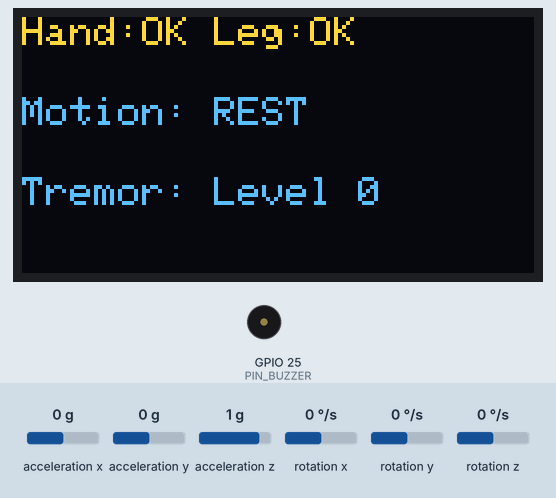
Recording of a sketch running on a simulated ESP32. On the bench: 128×64 one-colour display, buzzer (waves = sounding, pin HIGH). Wiring (inferred from the names in the program): MPU-6050 motion sensor at I2C address 0x68; MPU-6050 motion sensor at I2C address 0x69. The test bench sets the inputs (shaded band); at power-on: rotation x 0 °/s, rotation y 0 °/s, acceleration x 0 g, acceleration y 0 g, acceleration z 1 g, rotation z 0 °/s. The OLED is the two-colour kind (top 16 rows yellow); WiFi joins after 1.5 s; servers stay silent unless stated; uploads are accepted with an empty reply; what the sketch prints to the serial monitor is not drawn.

Above: at 3.3 s.
3.4 s: rotation x set to -192 °/s
At 4.2 s:
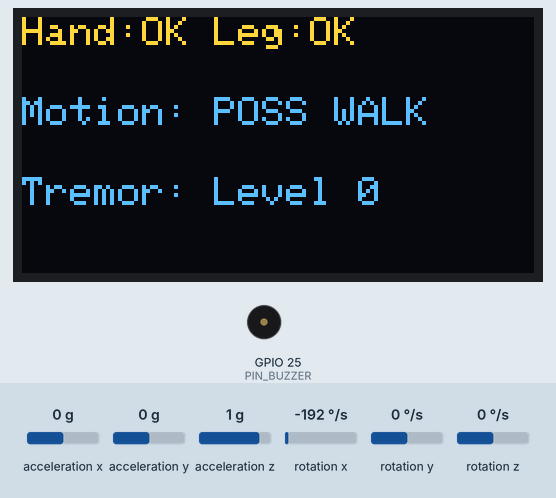
6.4 s: rotation x set to 0 °/s
At 7.7 s:
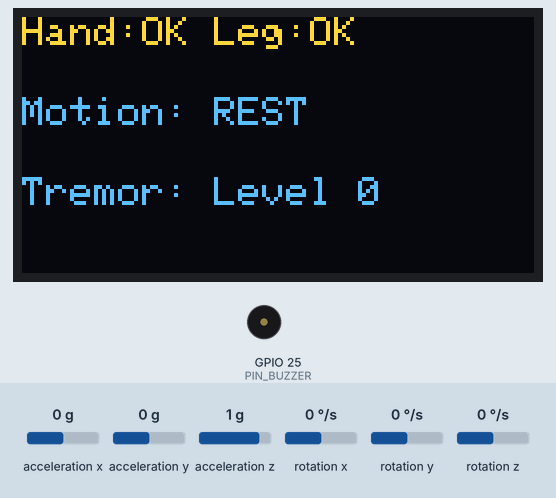
8.3 s: rotation y set to -192 °/s
At 11.2 s:
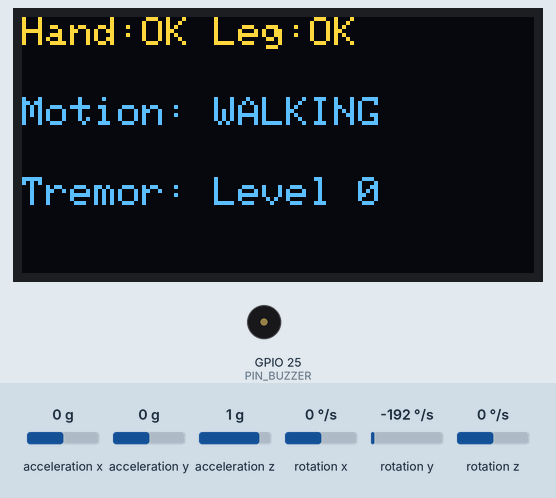
11.3 s: rotation y set to 0 °/s
At 13.0 s:
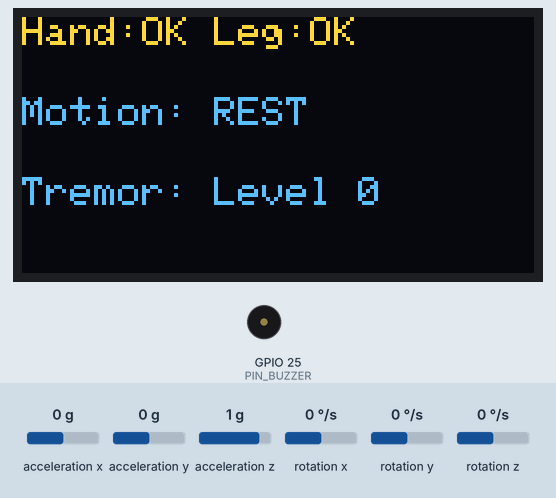
13.5 s: rotation x set to -100 °/s
At 14.8 s:
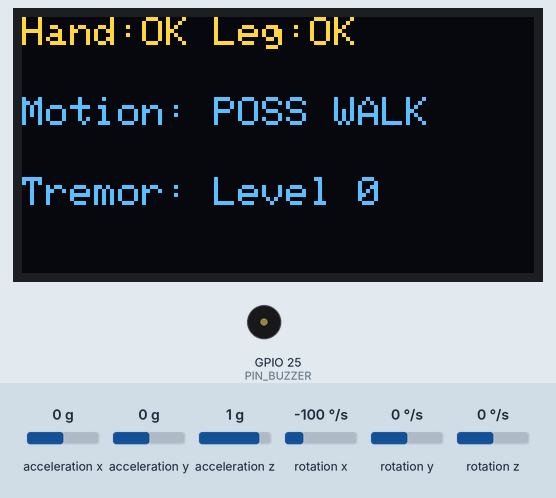
Timing chart, 0 to 16.5 s (numbered marks = the images above; inputs shaded):
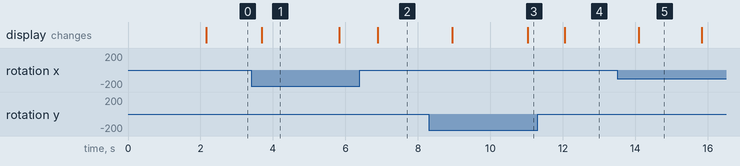

Measured:
- after the input at 3.4 s, the display: changes after 0.29 s (image 1)
- after the input at 6.4 s, the display: changes after 0.49 s (image 2)
- after the input at 8.3 s, the display: first changes after 0.65 s (image 3 shows a later state)
- after the input at 11.3 s, the display: changes after 0.76 s (image 4)
- after the input at 13.5 s, the display: changes after 0.60 s (image 5)
- what the display in image 1 shows lasts 2.1 s, from 3.7 s to 5.8 s
- what the display in image 5 shows lasts 1.7 s, from 14.1 s to 15.8 s

The sketch:

firmware.ino
```cpp
#include <Arduino.h>
#include "Config.h"
#include "Logger.h"
#include "SystemState.h"
#include "SensorManager.h"
#include "DetectionManager.h"
#include "DisplayManager.h"
#include "BuzzerController.h"
#include "ApiClient.h"
SystemState systemState;
SensorManager sensorManager(&systemState);
DetectionManager detectionManager(&systemState);
DisplayManager displayManager(&systemState);
BuzzerController buzzerController(&systemState);
ApiClient apiClient(&systemState);
void setup() {
    Logger::init();
    Logger::info("Starting Parkinson's Monitoring System ESP32 Firmware...");
    Config::init();

    sensorManager.init();
    detectionManager.init();
    displayManager.init();
    buzzerController.init();
    apiClient.init();

    Logger::info("Setup complete. Entering main loop.");
}
void loop() {
    sensorManager.update();
    detectionManager.update();
    displayManager.update();
    buzzerController.update();

    apiClient.update();
    delay(10);
}
```

ApiClient.cpp
```cpp
#include "ApiClient.h"
#include "Config.h"
#include "Logger.h"

ApiClient::ApiClient(SystemState* state)
    : systemState(state), lastWifiCheckTime(0), lastHeartbeatTime(0),
      inTremorEvent(false), tremorStartTime(0), currentStartLevel(0), currentMaxLevel(0),
      inFogEvent(false), fogStartTime(0) {
}

void ApiClient::init() {
    Logger::info("Initializing ApiClient...");
    WiFi.mode(WIFI_STA);
    connectWiFi();
    Logger::info("ApiClient initialization complete.");
}

void ApiClient::connectWiFi() {
    String ssid = Config::getWifiSSID();
    String pass = Config::getWifiPass();

    if (ssid == "PLACEHOLDER_SSID" || ssid == "") {
        Logger::error("WiFi SSID not configured. Skipping WiFi connect.");
        if (systemState) systemState->setWifiConnected(false);
        return;
    }

    Logger::info("Connecting to WiFi: " + ssid);
    WiFi.begin(ssid.c_str(), pass.c_str());

}

void ApiClient::checkWiFiConnection() {
    bool connected = (WiFi.status() == WL_CONNECTED);
    if (systemState) {
        systemState->setWifiConnected(connected);
    }
}

void ApiClient::update() {
    unsigned long currentMillis = millis();

    if (currentMillis - lastWifiCheckTime >= 5000) {
        lastWifiCheckTime = currentMillis;
        checkWiFiConnection();
        if (WiFi.status() != WL_CONNECTED && Config::getWifiSSID() != "PLACEHOLDER_SSID") {
            Logger::info("WiFi disconnected. Reconnecting...");
            WiFi.disconnect();
            WiFi.begin(Config::getWifiSSID().c_str(), Config::getWifiPass().c_str());
        }
    }

    if (systemState == nullptr) return;

    if (currentMillis - lastHeartbeatTime >= 5000) {
        lastHeartbeatTime = currentMillis;
        sendHeartbeat();
    }

    uint8_t currentTremor = systemState->getTremorLevel();
    if (currentTremor > 0) {
        if (!inTremorEvent) {
            inTremorEvent = true;
            tremorStartTime = currentMillis;
            currentStartLevel = currentTremor;
            currentMaxLevel = currentTremor;
            Logger::info("[API] Tremor event started (Lvl " + String(currentStartLevel) + ")");
        } else {
            if (currentTremor > currentMaxLevel) {
                currentMaxLevel = currentTremor;
            }
        }
    } else {
        if (inTremorEvent) {
            inTremorEvent = false;
            unsigned long duration = currentMillis - tremorStartTime;
            Logger::info("[API] Tremor event ended. Duration: " + String(duration) + " ms, Max Lvl: " + String(currentMaxLevel));
            uploadTremorEvent(currentStartLevel, currentMaxLevel, duration);
        }
    }

    bool currentFog = systemState->isFogActive();
    if (currentFog) {
        if (!inFogEvent) {
            inFogEvent = true;
            fogStartTime = currentMillis;
            Logger::info("[API] FOG event started - Forcing immediate heartbeat");
            sendHeartbeat();
            lastHeartbeatTime = currentMillis;
        }
    } else {
        if (inFogEvent) {
            inFogEvent = false;
            unsigned long duration = currentMillis - fogStartTime;
            Logger::info("[API] FOG event ended. Duration: " + String(duration) + " ms");
            uploadFogEvent(duration);
            sendHeartbeat();
            lastHeartbeatTime = currentMillis;
        }
    }
}

void ApiClient::uploadTremorEvent(uint8_t startLvl, uint8_t maxLvl, unsigned long durationMs) {

    String payload = "{";
    payload += "\"device_id\":\"ESP32-A1B2C3D4\",";
    payload += "\"event_type\":\"TREMOR\",";
    payload += "\"start_level\":" + String(startLvl) + ",";
    payload += "\"max_level\":" + String(maxLvl) + ",";
    payload += "\"duration_ms\":" + String(durationMs);
    payload += "}";

    sendPostRequest(payload);
}

void ApiClient::uploadFogEvent(unsigned long durationMs) {
    String payload = "{";
    payload += "\"device_id\":\"ESP32-A1B2C3D4\",";
    payload += "\"event_type\":\"FOG\",";
    payload += "\"duration_ms\":" + String(durationMs);
    payload += "}";

    sendPostRequest(payload);
}

bool ApiClient::sendPostRequest(String payload) {
    if (WiFi.status() != WL_CONNECTED) {
        Logger::error("Cannot upload event. WiFi not connected.");
        return false;
    }

    String serverUrl = Config::getServerUrl() + "/api/events";
    String token = Config::getApiToken();

    HTTPClient http;
    http.begin(serverUrl);
    http.addHeader("Content-Type", "application/json");
    if (token != "" && token != "PLACEHOLDER_TOKEN") {
        http.addHeader("Authorization", "Bearer " + token);
    }

    Logger::info("Uploading Event to: " + serverUrl);
    Logger::info("Payload: " + payload);

    int httpResponseCode = http.POST(payload);

    bool success = false;
    if (httpResponseCode > 0) {
        String response = http.getString();
        Logger::info("HTTP Response code: " + String(httpResponseCode));
        if (httpResponseCode == 200 || httpResponseCode == 201) {
            success = true;
        } else {
            Logger::error("Server response: " + response);
        }
    } else {
        Logger::error("Error on sending POST: " + String(http.errorToString(httpResponseCode).c_str()));
    }

    http.end();
    return success;
}

void ApiClient::sendHeartbeat() {
    if (WiFi.status() != WL_CONNECTED) return;

    String payload = "{";
    payload += "\"device_id\":\"ESP32-A1B2C3D4\",";
    payload += "\"hand_ok\":" + String(systemState->isHandSensorReady() ? "true" : "false") + ",";
    payload += "\"leg_ok\":" + String(systemState->isLegSensorReady() ? "true" : "false") + ",";
    payload += "\"tremor_level\":" + String(systemState->getTremorLevel()) + ",";
    payload += "\"fog_active\":" + String(systemState->isFogActive() ? "true" : "false");
    payload += "}";

    String serverUrl = Config::getServerUrl() + "/api/heartbeat";
    HTTPClient http;
    http.begin(serverUrl);
    http.addHeader("Content-Type", "application/json");

    int httpResponseCode = http.POST(payload);
    if (httpResponseCode > 0) {
        String response = http.getString();
        if (response.indexOf("\"command\":\"STOP_BUZZER\"") >= 0) {
            Logger::info("[API] Received STOP_BUZZER command from server.");
            systemState->setRemoteBuzzerStop(true);
        }
    }
    http.end();
}
```

ApiClient.h
```cpp
#pragma once

#include <Arduino.h>
#include <WiFi.h>
#include <HTTPClient.h>
#include "SystemState.h"

class ApiClient {
public:
    ApiClient(SystemState* state);

    void init();
    void update();

private:
    SystemState* systemState;
    unsigned long lastWifiCheckTime;
    unsigned long lastHeartbeatTime;

    bool inTremorEvent;
    unsigned long tremorStartTime;
    uint8_t currentStartLevel;
    uint8_t currentMaxLevel;

    bool inFogEvent;
    unsigned long fogStartTime;

    void connectWiFi();
    void checkWiFiConnection();

    void uploadTremorEvent(uint8_t startLvl, uint8_t maxLvl, unsigned long durationMs);
    void uploadFogEvent(unsigned long durationMs);
    void sendHeartbeat();
    bool sendPostRequest(String payload);
};
```

BuzzerController.cpp
```cpp
#include "BuzzerController.h"
#include "Logger.h"
#include "Config.h"
#include <Arduino.h>

static const unsigned long RHYTHM_PATTERN[] = {150, 100, 150, 600};
static const int RHYTHM_STEPS = 4;

BuzzerController::BuzzerController(SystemState* state)
    : systemState(state), lastToggleTime(0), buzzerState(false), isAlerting(false), rhythmIndex(0) {
}

void BuzzerController::init() {
    Logger::info("Initializing BuzzerController on pin " + String(Config::PIN_BUZZER));

    pinMode(Config::PIN_BUZZER, OUTPUT);
    digitalWrite(Config::PIN_BUZZER, LOW);

    Logger::info("BuzzerController initialization complete.");
}

void BuzzerController::update() {
    if (systemState == nullptr || !Config::BUZZER_ENABLED) return;

    if (systemState->isFogActive()) {
        if (systemState->getRemoteBuzzerStop()) {
            if (isAlerting) stopBuzzer();
        } else {
            if (!isAlerting) {
                startBuzzer();
            }
        }

        if (isAlerting) {
            unsigned long currentMillis = millis();
            unsigned long interval = RHYTHM_PATTERN[rhythmIndex];

            if (currentMillis - lastToggleTime >= interval) {
                lastToggleTime = currentMillis;
                rhythmIndex = (rhythmIndex + 1) % RHYTHM_STEPS;
                buzzerState = (rhythmIndex % 2 == 0);
                digitalWrite(Config::PIN_BUZZER, buzzerState ? HIGH : LOW);
            }
        }
    } else {
        if (isAlerting) {
            stopBuzzer();
        }
    }
}

void BuzzerController::startBuzzer() {
    isAlerting = true;
    buzzerState = true;
    rhythmIndex = 0;
    lastToggleTime = millis();
    digitalWrite(Config::PIN_BUZZER, HIGH);
    systemState->setCueingActive(true);
    Logger::info("[BUZZER] FOG Alert Started (Rhythmic)");
}

void BuzzerController::stopBuzzer() {
    isAlerting = false;
    buzzerState = false;
    rhythmIndex = 0;
    digitalWrite(Config::PIN_BUZZER, LOW);
    systemState->setCueingActive(false);
    Logger::info("[BUZZER] FOG Alert Stopped");
}
```

BuzzerController.h
```cpp
#pragma once

#include "SystemState.h"

class BuzzerController {
public:
    BuzzerController(SystemState* state);

    void init();
    void update();

private:
    SystemState* systemState;

    unsigned long lastToggleTime;
    bool buzzerState;
    bool isAlerting;
    int rhythmIndex;

    void startBuzzer();
    void stopBuzzer();
};
```

DetectionManager.cpp
```cpp
#include "DetectionManager.h"
#include "Logger.h"
#include "Config.h"
#include <Arduino.h>

DetectionManager::DetectionManager(SystemState* state)
    : systemState(state), bufferIndex(0), bufferFilled(false), lastUpdateTime(0),
      pendingTremorLevel(0), confirmationCounter(0), stateTimerStart(0) {
    for (int i = 0; i < Config::TREMOR_MA_WINDOW_SIZE; i++) {
        handGyroBuffer[i] = 0.0f;
        legGyroBuffer[i] = 0.0f;
    }
}

void DetectionManager::init() {
    Logger::info("Initializing DetectionManager...");
    reset();
    Logger::info("DetectionManager initialization complete.");
}

void DetectionManager::update() {
    if (systemState == nullptr) return;

    unsigned long currentMillis = millis();
    if (currentMillis - lastUpdateTime >= 100) {
        lastUpdateTime = currentMillis;

        handGyroBuffer[bufferIndex] = systemState->getHandGyroMagnitude();
        legGyroBuffer[bufferIndex] = systemState->getLegGyroMagnitude();

        bufferIndex++;
        if (bufferIndex >= Config::TREMOR_MA_WINDOW_SIZE) {
            bufferIndex = 0;
            bufferFilled = true;
        }

        if (bufferFilled) {
            detectTremor();
            detectFOG();
        }
    }
}

float DetectionManager::getMovingAverage(const float* buffer, uint8_t size) {
    float sum = 0;
    for (uint8_t i = 0; i < size; i++) {
        sum += buffer[i];
    }
    return sum / size;
}

void DetectionManager::detectTremor() {
    MotionState currentState = systemState->getMotionState();

    if (currentState != REST) {
        if (systemState->getTremorLevel() != 0) {
            systemState->setTremorLevel(0);
        }
        pendingTremorLevel = 0;
        confirmationCounter = 0;
        return;
    }

    float handAvg = getMovingAverage(handGyroBuffer, Config::TREMOR_MA_WINDOW_SIZE);

    uint8_t evaluatedLevel = 0;
    float thresh3 = Config::TREMOR_LEVEL_3_THRESHOLD;
    float thresh2 = Config::TREMOR_LEVEL_2_THRESHOLD;
    float thresh1 = Config::TREMOR_LEVEL_1_THRESHOLD;

    if (handAvg >= (pendingTremorLevel >= 3 ? thresh3 - Config::TREMOR_HYSTERESIS : thresh3)) {
        evaluatedLevel = 3;
    } else if (handAvg >= (pendingTremorLevel >= 2 ? thresh2 - Config::TREMOR_HYSTERESIS : thresh2)) {
        evaluatedLevel = 2;
    } else if (handAvg >= (pendingTremorLevel >= 1 ? thresh1 - Config::TREMOR_HYSTERESIS : thresh1)) {
        evaluatedLevel = 1;
    } else {
        evaluatedLevel = 0;
    }

    if (evaluatedLevel == pendingTremorLevel) {
        if (confirmationCounter < 255) confirmationCounter++;
    } else {
        pendingTremorLevel = evaluatedLevel;
        confirmationCounter = 1;
    }

    if (confirmationCounter >= Config::TREMOR_CONFIRMATION_COUNT) {
        uint8_t currentLevel = systemState->getTremorLevel();
        if (pendingTremorLevel != currentLevel) {
            uint8_t newLevel = currentLevel;
            if (pendingTremorLevel > currentLevel) {
                newLevel++;
            } else if (pendingTremorLevel < currentLevel) {
                newLevel--;
            }

            systemState->setTremorLevel(newLevel);
            Logger::info("[Tremor] Level changed to: " + String(newLevel) + " | Target: " + String(pendingTremorLevel) + " | HandAvg: " + String(handAvg, 1));

            confirmationCounter = 0;
        }
    }
}

void DetectionManager::changeMotionState(MotionState newState) {
    MotionState oldState = systemState->getMotionState();
    if (oldState != newState) {
        systemState->setMotionState(newState);
        stateTimerStart = millis();

        String stateNames[] = {"REST", "POSSIBLE_WALKING", "WALKING", "POSSIBLE_FOG", "FOG_CONFIRMED", "RECOVERY"};
        Logger::info("[Motion] " + stateNames[oldState] + " -> " + stateNames[newState]);

        if (newState == FOG_CONFIRMED) {
            systemState->setFogActive(true);
        } else if (newState == REST || newState == WALKING) {
            systemState->setFogActive(false);
            systemState->setRemoteBuzzerStop(false);
        }
    }
}

void DetectionManager::detectFOG() {
    float legAvg = getMovingAverage(legGyroBuffer, Config::TREMOR_MA_WINDOW_SIZE);
    MotionState currentState = systemState->getMotionState();
    unsigned long timeInState = millis() - stateTimerStart;

    switch (currentState) {
        case REST:
            if (legAvg >= Config::FOG_ENTRY_THRESHOLD) {
                changeMotionState(POSSIBLE_WALKING);
            }
            break;

        case POSSIBLE_WALKING:
            if (legAvg < Config::FOG_ENTRY_THRESHOLD) {
                changeMotionState(REST);
            } else if (timeInState >= Config::WALKING_CONFIRMATION_TIME_MS) {
                changeMotionState(WALKING);
            }
            break;

        case WALKING:
            if (legAvg < Config::FOG_ENTRY_THRESHOLD) {
                changeMotionState(POSSIBLE_FOG);
            }
            break;

        case POSSIBLE_FOG:
            if (legAvg < Config::FOG_MIN_THRESHOLD) {

                changeMotionState(REST);
            } else if (legAvg >= Config::FOG_ENTRY_THRESHOLD) {

                changeMotionState(WALKING);
            } else if (timeInState >= Config::FOG_CONFIRMATION_TIME_MS) {

                changeMotionState(FOG_CONFIRMED);
            }
            break;

        case FOG_CONFIRMED:
            if (legAvg >= Config::FOG_ENTRY_THRESHOLD) {
                changeMotionState(RECOVERY);
            } else if (legAvg < Config::FOG_MIN_THRESHOLD) {

                changeMotionState(REST);
            }
            break;

        case RECOVERY:
            if (legAvg < Config::FOG_ENTRY_THRESHOLD) {

                changeMotionState(FOG_CONFIRMED);
            } else if (timeInState >= Config::RECOVERY_CONFIRMATION_TIME_MS) {

                changeMotionState(WALKING);
            }
            break;
    }
}

void DetectionManager::reset() {
    bufferIndex = 0;
    bufferFilled = false;
    lastUpdateTime = 0;
    pendingTremorLevel = 0;
    confirmationCounter = 0;
    stateTimerStart = 0;
    for (int i = 0; i < Config::TREMOR_MA_WINDOW_SIZE; i++) {
        handGyroBuffer[i] = 0.0f;
        legGyroBuffer[i] = 0.0f;
    }
    if (systemState != nullptr) {
        systemState->setTremorLevel(0);
        systemState->setMotionState(REST);
        systemState->setFogActive(false);
    }
}
```

DetectionManager.h
```cpp
#pragma once

#include "SystemState.h"
#include "Config.h"

class DetectionManager {
public:
    DetectionManager(SystemState* state);

    void init();
    void update();

    void detectTremor();
    void detectFOG();
    void reset();

private:
    SystemState* systemState;

    float handGyroBuffer[Config::TREMOR_MA_WINDOW_SIZE];
    float legGyroBuffer[Config::TREMOR_MA_WINDOW_SIZE];
    uint8_t bufferIndex;
    bool bufferFilled;
    unsigned long lastUpdateTime;

    uint8_t pendingTremorLevel;
    uint8_t confirmationCounter;

    unsigned long stateTimerStart;

    float getMovingAverage(const float* buffer, uint8_t size);
    void changeMotionState(MotionState newState);
};
```

DisplayManager.h
```cpp
#pragma once

#include "SystemState.h"
#include "Config.h"
#include <Adafruit_GFX.h>
#include <Adafruit_SSD1306.h>

enum DisplayScreen {
    SCREEN_BOOT,
    SCREEN_NORMAL,
    SCREEN_ALERT,
    SCREEN_ERROR
};

class DisplayManager {
public:
    DisplayManager(SystemState* state);

    void init();
    void update();

private:
    SystemState* systemState;
    Adafruit_SSD1306 display;

    DisplayScreen currentScreen;
    unsigned long lastRefreshTime;
    unsigned long alertStartTime;

    void drawBootScreen();
    void drawNormalScreen();
    void drawAlertScreen();
    void drawErrorScreen();
};
```

Source omitted: DisplayManager.cpp (4408 bytes), Logger.cpp (566 bytes), Logger.h (332 bytes), SensorManager.cpp (7732 bytes), SensorManager.h (1060 bytes), SystemState.cpp (2570 bytes), SystemState.h (1654 bytes), secrets.h (178 bytes), Config.cpp (589 bytes), Config.h (1801 bytes)
